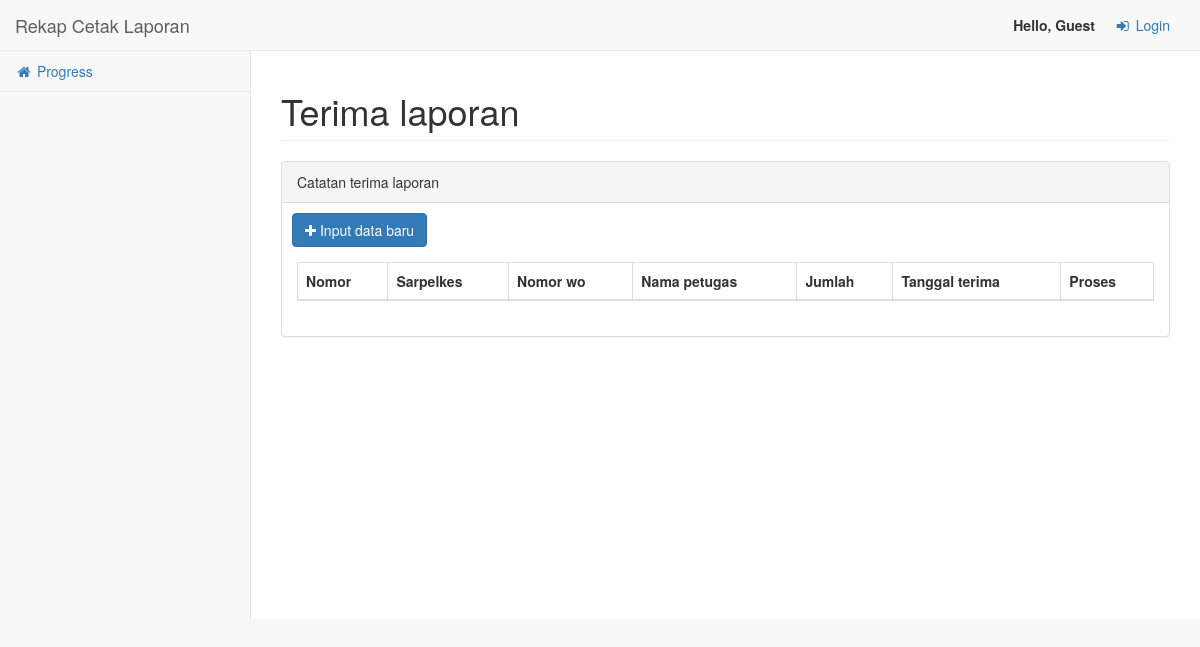
The app's page /terima, older data.
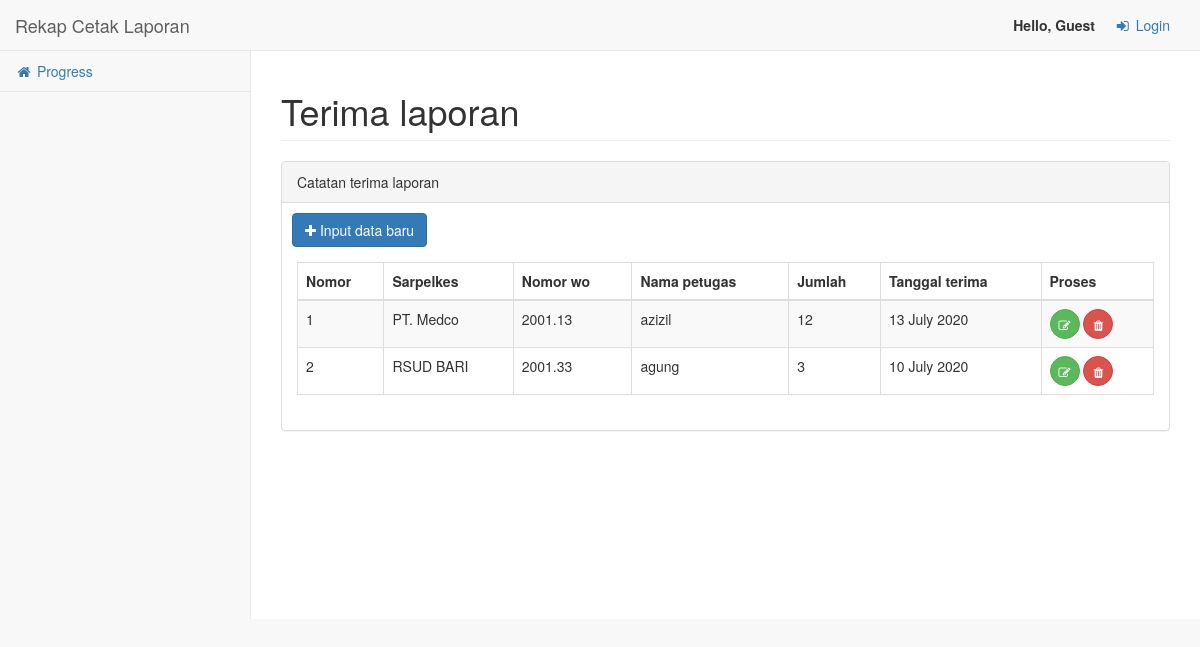
The same page, newer data.
### app/models.py (models this page shows, shortened)
class Terima(db.Model):
    nomor = db.Column(db.Integer, primary_key=True)
    tanggal = db.Column(db.DateTime, index=True, default=datetime.utcnow)
    jumlah = db.Column(db.Integer)
    sarpelkes = db.Column(db.String(55), nullable=False)
    nomorwo = db.Column(db.String(8), nullable=False)
    petugas = db.Column(db.String(25))

### app/terima/routes.py (the view)
@mod.route('/terima')
def index():
    data = Terima.query.all()
    return render_template('log_terima.html', data=data, page='Terima laporan', title='Terima laporan')

### app/templates/log_terima.html (shortened to what this page needs)
{% extends 'base.html' %}
{% block cssTables %}
    <link href="{{ url_for('static', filename='vendor/datatables-plugins/dataTables.bootstrap.css') }}" rel="stylesheet">
    <link href="{{ url_for('static', filename='vendor/datatables-responsive/dataTables.responsive.css') }}" rel="stylesheet">
{% endblock cssTables %}
{% block content %}
<div class="row">
    <div class="col-lg-12">
        <div class="panel panel-default">
            <div class="panel-heading">
                Catatan terima laporan
            </div>
            <a href="{{ url_for('terima.input') }}" class="btn btn-xl btn-primary" style="margin: 10px 10px 0 10px;"><i class="fa fa-plus"></i> Input data baru</a>
            <div class="panel-body">
                <table width="100%" class="table table-striped table-bordered table-hover" id="dataRekap">
                    <thead>
                        <tr>
                            <th>Nomor</th>
                            <th>Sarpelkes</th>
                            <th>Nomor wo</th>
                            <th>Nama petugas</th>
                            <th>Jumlah</th>
                            <th>Tanggal terima</th>
                            <th>Proses</th>
                        </tr>
                    </thead>
                    <tbody>
                    {% for i in data %}
                        <tr>
                            <td>{{ loop.index }}</td>
                            <td>{{ i.sarpelkes }}</td>
                            <td>{{ i.nomorwo }}</td>
                            <td>{{ i.petugas }}</td>
                            <td>{{ i.jumlah }}</td>
                            <td>{{ i.tanggal.strftime("%d %B %Y") }}</td>
                            <td>
                                <a class="btn btn-xs btn-success btn-circle" title="Edit" href="{{ url_for('terima.edit',id=i.nomor) }}"><i class="fa fa-edit"></i></a>
                                <button class="btn btn-danger btn-xs btn-circle" title="Hapus" data-toggle="modal" data-target="#hapus{{ i.nomor }}"><i class="fa fa-trash"></i></button>
                            </td>
                        </tr>
                    {% endfor %}
                    </tbody>
                </table>
            </div>
        </div>
    </div>
</div>
{% endblock content %}

Row changes from the older to the newer data that the page shows:
added Terima: sarpelkes "PT. Medco", nomorwo "2001.13", petugas "azizil", jumlah "12", tanggal "13 July 2020"
added Terima: sarpelkes "RSUD BARI", nomorwo "2001.33", petugas "agung", jumlah "3", tanggal "10 July 2020"
